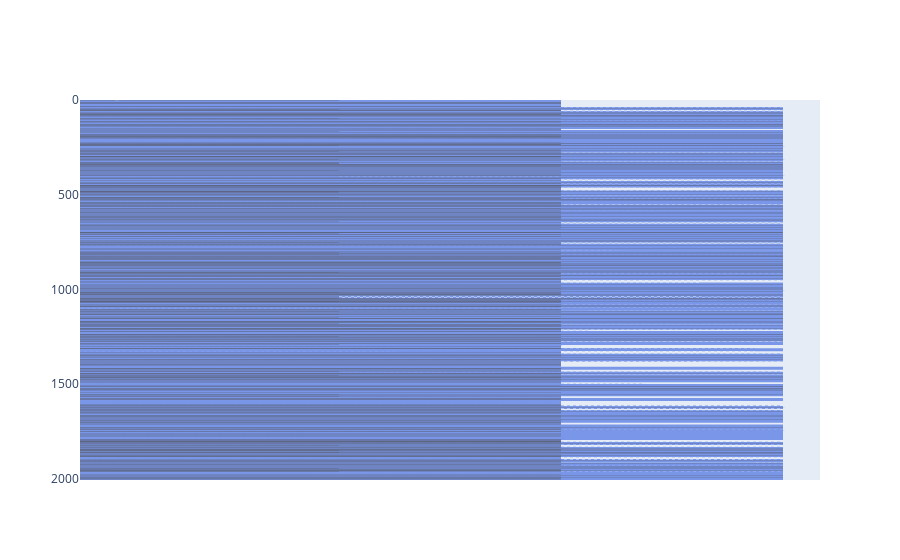

This figure's notebook cell:
### Code cell
import plotly.graph_objects as go
fig =go.Figure( go.Funnel(
    y = df['BMI_categories'].index,
    x = df['BMI_categories'].values,
    textposition = 'inside',
    textinfo = 'value+percent initial',
    opacity=0.65,
       marker={
        "color": ["deepskyblue", "lightsalmon", "tan"],
                  "line": {"width": [4, 2, 2], "color": "wheat"} },
       connector={"line": {"color": "royalblue", "dash": "dot", "width": 3}}))
fig.show()
#fig.title("BMI Category Funnel Chart",title_font_size=24,font_size=18)

### Figure 1 — Plotly figure (JSON) as saved in the notebook; plotly's stock layout.template omitted (floating-point values rounded to 4 significant figures; data arrays with more than 128 entries replaced by an {"elided": "..."} marker saying what was removed)
{"data": [{"connector": {"line": {"color": "royalblue", "dash": "dot", "width": 3}}, "marker": {"color": ["deepskyblue", "lightsalmon", "tan"], "line": {"color": "wheat", "width": [4, 2, 2]}}, "opacity": 0.65, "textinfo": "value+percent initial", "textposition": "inside", "type": "funnel", "x": {"elided": "2008 str values"}, "y": {"elided": "2008 int values"}}], "layout": {}}
